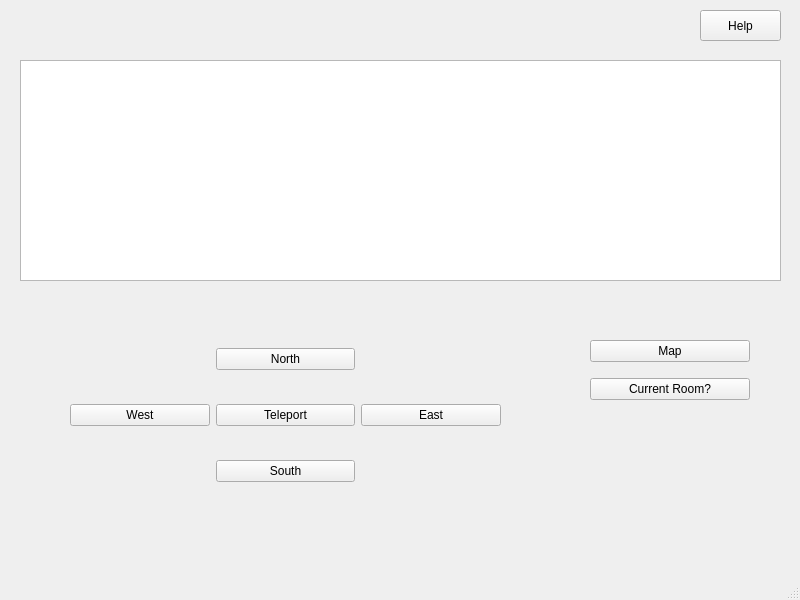
<?xml version="1.0" encoding="UTF-8"?>
<ui version="4.0">
 <class>MainWindow</class>
 <widget class="QMainWindow" name="MainWindow">
  <property name="geometry">
   <rect>
    <x>0</x>
    <y>0</y>
    <width>800</width>
    <height>600</height>
   </rect>
  </property>
  <property name="windowTitle">
   <string>MainWindow</string>
  </property>
  <widget class="QWidget" name="centralwidget">
   <widget class="QTextEdit" name="gameText">
    <property name="geometry">
     <rect>
      <x>20</x>
      <y>60</y>
      <width>761</width>
      <height>221</height>
     </rect>
    </property>
   </widget>
   <widget class="QWidget" name="gridLayoutWidget">
    <property name="geometry">
     <rect>
      <x>70</x>
      <y>320</y>
      <width>431</width>
      <height>191</height>
     </rect>
    </property>
    <layout class="QGridLayout" name="gridLayout">
     <item row="0" column="1">
      <widget class="QPushButton" name="northButton">
       <property name="text">
        <string>North</string>
       </property>
      </widget>
     </item>
     <item row="1" column="0">
      <widget class="QPushButton" name="westButton">
       <property name="text">
        <string>West</string>
       </property>
      </widget>
     </item>
     <item row="2" column="1">
      <widget class="QPushButton" name="southButton">
       <property name="text">
        <string>South</string>
       </property>
      </widget>
     </item>
     <item row="1" column="2">
      <widget class="QPushButton" name="eastButton">
       <property name="text">
        <string>East</string>
       </property>
      </widget>
     </item>
     <item row="1" column="1">
      <widget class="QPushButton" name="teleportButton">
       <property name="text">
        <string>Teleport</string>
       </property>
      </widget>
     </item>
    </layout>
   </widget>
   <widget class="QWidget" name="verticalLayoutWidget">
    <property name="geometry">
     <rect>
      <x>590</x>
      <y>330</y>
      <width>160</width>
      <height>80</height>
     </rect>
    </property>
    <layout class="QVBoxLayout" name="verticalLayout">
     <item>
      <widget class="QPushButton" name="mapButton">
       <property name="text">
        <string>Map</string>
       </property>
      </widget>
     </item>
     <item>
      <widget class="QPushButton" name="currentRoom">
       <property name="text">
        <string>Current Room?</string>
       </property>
      </widget>
     </item>
    </layout>
   </widget>
   <widget class="QPushButton" name="helpButton">
    <property name="geometry">
     <rect>
      <x>700</x>
      <y>10</y>
      <width>81</width>
      <height>31</height>
     </rect>
    </property>
    <property name="text">
     <string>Help</string>
    </property>
   </widget>
  </widget>
  <widget class="QMenuBar" name="menubar">
   <property name="geometry">
    <rect>
     <x>0</x>
     <y>0</y>
     <width>800</width>
     <height>17</height>
    </rect>
   </property>
  </widget>
  <widget class="QStatusBar" name="statusbar"/>
 </widget>
 <resources/>
 <connections/>
</ui>
